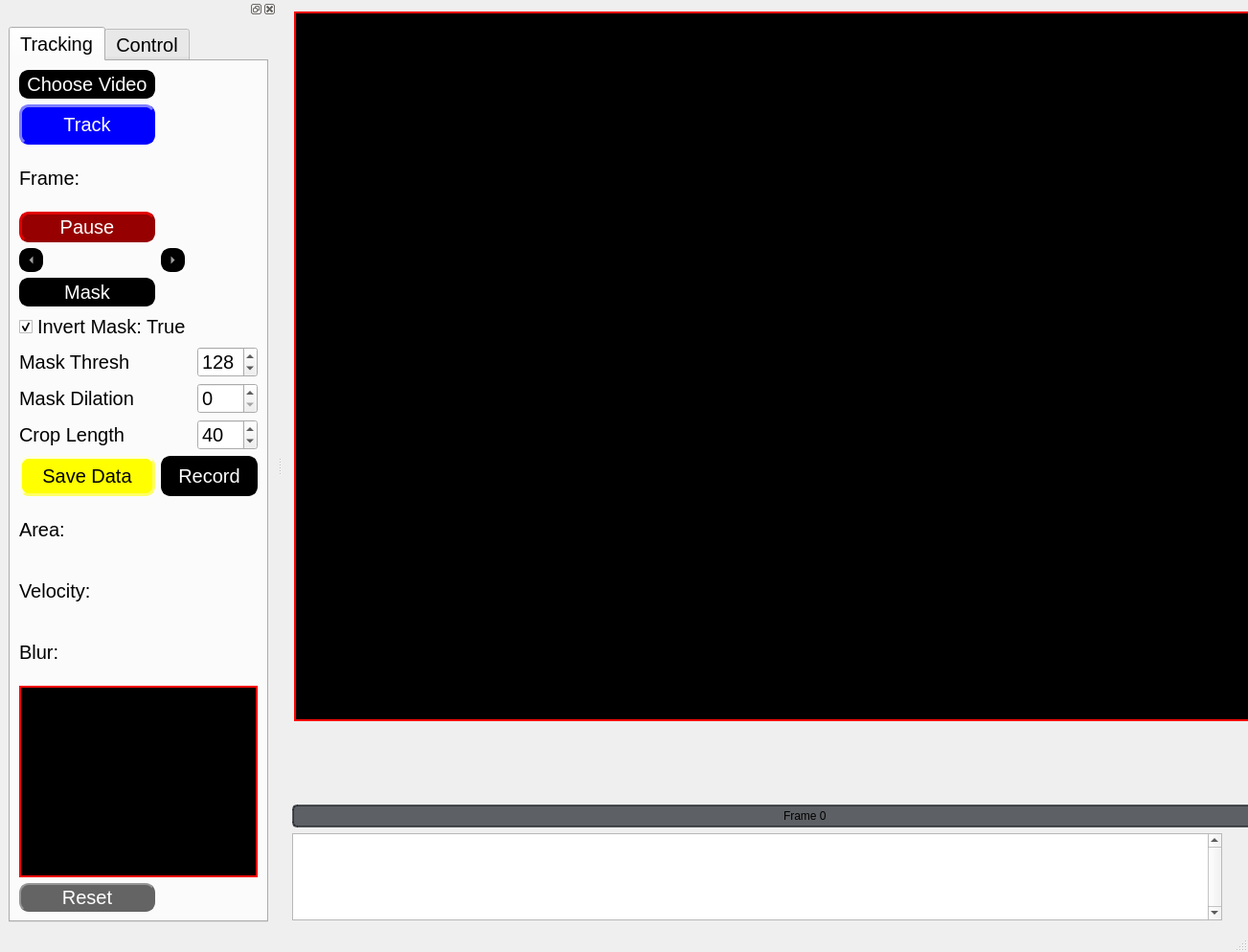
<?xml version="1.0" encoding="UTF-8"?>
<ui version="4.0">
 <class>MainWindow</class>
 <widget class="QMainWindow" name="MainWindow">
  <property name="geometry">
   <rect>
    <x>0</x>
    <y>0</y>
    <width>1303</width>
    <height>994</height>
   </rect>
  </property>
  <property name="font">
   <font>
    <family>Arial</family>
   </font>
  </property>
  <property name="windowTitle">
   <string>MainWindow</string>
  </property>
  <property name="styleSheet">
   <string notr="true">font-family: Arial;</string>
  </property>
  <property name="documentMode">
   <bool>false</bool>
  </property>
  <widget class="QWidget" name="centralwidget">
   <widget class="QProgressBar" name="frameslider">
    <property name="geometry">
     <rect>
      <x>10</x>
      <y>840</y>
      <width>1071</width>
      <height>24</height>
     </rect>
    </property>
    <property name="sizePolicy">
     <sizepolicy hsizetype="Expanding" vsizetype="Expanding">
      <horstretch>0</horstretch>
      <verstretch>0</verstretch>
     </sizepolicy>
    </property>
    <property name="maximumSize">
     <size>
      <width>16777215</width>
      <height>25</height>
     </size>
    </property>
    <property name="styleSheet">
     <string notr="true">    QProgressBar {
        border: 2px solid rgba(33, 37, 43, 180);
        border-radius: 5px;
        text-align: center;
        background-color: rgba(33, 37, 43, 180);
        color: black;
    }
    QProgressBar::chunk {
        background-color: #FFD700;
    }</string>
    </property>
    <property name="minimum">
     <number>0</number>
    </property>
    <property name="maximum">
     <number>100</number>
    </property>
    <property name="value">
     <number>0</number>
    </property>
    <property name="format">
     <string>Frame %v</string>
    </property>
   </widget>
   <widget class="QPlainTextEdit" name="plainTextEdit">
    <property name="geometry">
     <rect>
      <x>10</x>
      <y>870</y>
      <width>971</width>
      <height>91</height>
     </rect>
    </property>
    <property name="maximumSize">
     <size>
      <width>16777215</width>
      <height>100</height>
     </size>
    </property>
    <property name="sizeIncrement">
     <size>
      <width>0</width>
      <height>0</height>
     </size>
    </property>
    <property name="mouseTracking">
     <bool>true</bool>
    </property>
    <property name="verticalScrollBarPolicy">
     <enum>Qt::ScrollBarAlwaysOn</enum>
    </property>
    <property name="sizeAdjustPolicy">
     <enum>QAbstractScrollArea::AdjustToContentsOnFirstShow</enum>
    </property>
    <property name="plainText">
     <string/>
    </property>
    <property name="centerOnScroll">
     <bool>false</bool>
    </property>
   </widget>
   <widget class="QLabel" name="VideoFeedLabel">
    <property name="geometry">
     <rect>
      <x>12</x>
      <y>12</y>
      <width>1371</width>
      <height>741</height>
     </rect>
    </property>
    <property name="sizePolicy">
     <sizepolicy hsizetype="Expanding" vsizetype="Expanding">
      <horstretch>0</horstretch>
      <verstretch>0</verstretch>
     </sizepolicy>
    </property>
    <property name="minimumSize">
     <size>
      <width>0</width>
      <height>0</height>
     </size>
    </property>
    <property name="mouseTracking">
     <bool>true</bool>
    </property>
    <property name="styleSheet">
     <string notr="true">background-color: rgb(0,0,0); border:2px solid rgb(255, 0, 0); </string>
    </property>
    <property name="text">
     <string/>
    </property>
    <property name="scaledContents">
     <bool>false</bool>
    </property>
   </widget>
  </widget>
  <widget class="QStatusBar" name="statusbar"/>
  <widget class="QDockWidget" name="dockWidget">
   <property name="minimumSize">
    <size>
     <width>275</width>
     <height>823</height>
    </size>
   </property>
   <property name="maximumSize">
    <size>
     <width>524287</width>
     <height>1000</height>
    </size>
   </property>
   <property name="floating">
    <bool>false</bool>
   </property>
   <property name="allowedAreas">
    <set>Qt::LeftDockWidgetArea|Qt::RightDockWidgetArea</set>
   </property>
   <attribute name="dockWidgetArea">
    <number>1</number>
   </attribute>
   <widget class="QWidget" name="dockWidgetContents">
    <layout class="QVBoxLayout" name="verticalLayout">
     <item>
      <widget class="QTabWidget" name="tabWidget">
       <property name="sizePolicy">
        <sizepolicy hsizetype="Expanding" vsizetype="Expanding">
         <horstretch>0</horstretch>
         <verstretch>0</verstretch>
        </sizepolicy>
       </property>
       <property name="styleSheet">
        <string notr="true">font-size: 15pt; font: Arial;</string>
       </property>
       <property name="currentIndex">
        <number>0</number>
       </property>
       <widget class="QWidget" name="tracking_tab">
        <attribute name="title">
         <string>Tracking</string>
        </attribute>
        <layout class="QGridLayout" name="gridLayout">
         <item row="0" column="0">
          <widget class="QPushButton" name="choosevideobutton">
           <property name="styleSheet">
            <string notr="true">     QPushButton {
                color: rgb(255, 255, 255);
                background-color: rgb(0, 0, 0);
                border-style: outset;
                border-width: 2px;
                border-radius: 10px;
                border-color: rgb(0, 0, 0);
                min-width: 1em;
                padding: 1px;
            }
            QPushButton:hover {
                background-color: rgb(100, 100, 100);
                color: rgb(255, 255, 255);
                border-color: rgb(100, 100, 100);
            
            
            }</string>
           </property>
           <property name="text">
            <string>Choose Video</string>
           </property>
          </widget>
         </item>
         <item row="1" column="0">
          <widget class="QPushButton" name="trackbutton">
           <property name="cursor">
            <cursorShape>ArrowCursor</cursorShape>
           </property>
           <property name="styleSheet">
            <string notr="true">QPushButton {
                color: rgb(255, 255, 255);
                background-color: rgb(0, 0, 255);
                border-style: outset;
                border-width: 3px;
                border-radius: 10px;
                border-color: rgb(0, 0, 255);
                min-width: 1em;
                padding: 6px;
            }
      
            QPushButton:checked {
                color: rgb(255, 255, 255);
                background-color: rgb(255, 0, 0);
                border-style: inset;
                border-width: 3px;
                border-radius: 10px;
                border-color: rgb(255, 0, 0);
                font: bold 16px;
                min-width: 1em;
               
            }
            QPushButton:hover {
                background-color: rgb(100, 100, 100);
                color: rgb(255, 255, 255);
                border-color: rgb(0, 255, 0);
                padding-left: 5px;
                padding-top: 5px;
            }</string>
           </property>
           <property name="text">
            <string>Track</string>
           </property>
           <property name="checkable">
            <bool>true</bool>
           </property>
          </widget>
         </item>
         <item row="2" column="0">
          <widget class="QLabel" name="framelabel">
           <property name="text">
            <string>Frame: </string>
           </property>
          </widget>
         </item>
         <item row="3" column="0">
          <widget class="QPushButton" name="pausebutton">
           <property name="styleSheet">
            <string notr="true">QPushButton {
                color: rgb(255, 255, 255);
                background-color: rgb(150, 0, 0);
                border-style: outset;
                border-width: 3px;
                border-radius: 10px;
                border-color: rgb(150, 0, 0);
                min-width: 1em;
                padding: 1px;
            }
            QPushButton:checked {
                color: rgb(255, 255, 255);
                background-color: rgb(0, 0, 150);
                border-style: inset;
                border-width: 3px;
                border-radius: 10px;
                border-color: rgb(0, 0, 255);
                font: bold 12px;
                min-width: 1em;
                padding: 1px;
            }
            QPushButton:hover {
                background-color: rgb(100, 100, 100);
                color: rgb(255, 255, 255);
                border-color: rgb(255, 0, 0);
                padding-left: 2px;
                padding-top: 2px;
            }</string>
           </property>
           <property name="text">
            <string>Pause</string>
           </property>
           <property name="checkable">
            <bool>true</bool>
           </property>
          </widget>
         </item>
         <item row="4" column="0">
          <widget class="QToolButton" name="leftbutton">
           <property name="styleSheet">
            <string notr="true">QToolButton {
                color: rgb(255, 255, 255);
                background-color: rgb(0, 0, 0);
                border-style: outset;
                border-width: px;
                border-radius: 10px;
                border: 2px solid rgb(0, 0, 0);
                font: bold 16px;
                min-width: 1em;
                padding: 1px;
            }
            QToolButton:hover {
                background-color: rgb(100, 100, 100);
                color: rgb(255, 255, 255);
                border: 2px solid rgb(0, 255, 0);
            }
            QToolButton:pressed {
                background-color: rgb(100, 100, 100);
                border: 2px solid rgb(255, 0, 0);
                border-style: inset;
                padding-left: 5px;
                padding-top: 5px;
            }</string>
           </property>
           <property name="text">
            <string>...</string>
           </property>
           <property name="autoRepeat">
            <bool>true</bool>
           </property>
           <property name="autoRepeatInterval">
            <number>1</number>
           </property>
           <property name="arrowType">
            <enum>Qt::LeftArrow</enum>
           </property>
          </widget>
         </item>
         <item row="4" column="1">
          <widget class="QToolButton" name="rightbutton">
           <property name="styleSheet">
            <string notr="true">QToolButton {
                color: rgb(255, 255, 255);
                background-color: rgb(0, 0, 0);
                border-style: outset;
                border-width: px;
                border-radius: 10px;
                border: 2px solid rgb(0, 0, 0);
                font: bold 16px;
                min-width: 1em;
                padding: 1px;
            }
            QToolButton:hover {
                background-color: rgb(100, 100, 100);
                color: rgb(255, 255, 255);
                border: 2px solid rgb(0, 255, 0);
            }
            QToolButton:pressed {
                background-color: rgb(100, 100, 100);
                border: 2px solid rgb(255, 0, 0);
                border-style: inset;
                padding-left: 5px;
                padding-top: 5px;
            }</string>
           </property>
           <property name="text">
            <string>...</string>
           </property>
           <property name="autoRepeat">
            <bool>true</bool>
           </property>
           <property name="autoRepeatInterval">
            <number>1</number>
           </property>
           <property name="arrowType">
            <enum>Qt::RightArrow</enum>
           </property>
          </widget>
         </item>
         <item row="5" column="0">
          <widget class="QPushButton" name="maskbutton">
           <property name="styleSheet">
            <string notr="true">QPushButton {
                color: rgb(255, 255, 255);
                background-color: rgb(0, 0, 0);
                border-style: outset;
                border-width: 2px;
                border-radius: 10px;
                border-color: rgb(0, 0, 0);
                min-width: 1em;
                padding: 1px;
            }
            QPushButton:hover {
                background-color: rgb(100, 100, 100);
                color: rgb(255, 255, 255);
                border-style: inset;
			  border-color: rgb(0, 255, 0);
            }</string>
           </property>
           <property name="text">
            <string>Mask</string>
           </property>
           <property name="checkable">
            <bool>true</bool>
           </property>
           <property name="checked">
            <bool>false</bool>
           </property>
          </widget>
         </item>
         <item row="6" column="0" colspan="2">
          <widget class="QCheckBox" name="maskinvert_checkBox">
           <property name="text">
            <string>Invert Mask: True</string>
           </property>
           <property name="checked">
            <bool>true</bool>
           </property>
          </widget>
         </item>
         <item row="7" column="0">
          <widget class="QLabel" name="maskthreshlabel">
           <property name="text">
            <string>Mask Thresh</string>
           </property>
          </widget>
         </item>
         <item row="7" column="2">
          <widget class="QSpinBox" name="maskthreshbox">
           <property name="maximum">
            <number>255</number>
           </property>
           <property name="value">
            <number>128</number>
           </property>
          </widget>
         </item>
         <item row="8" column="0">
          <widget class="QLabel" name="maskdilationlabel">
           <property name="text">
            <string>Mask Dilation</string>
           </property>
          </widget>
         </item>
         <item row="8" column="2">
          <widget class="QSpinBox" name="maskdilationbox">
           <property name="maximum">
            <number>40</number>
           </property>
          </widget>
         </item>
         <item row="9" column="0">
          <widget class="QLabel" name="croplengthlabel">
           <property name="text">
            <string>Crop Length</string>
           </property>
          </widget>
         </item>
         <item row="9" column="2">
          <widget class="QSpinBox" name="croplengthbox">
           <property name="minimum">
            <number>5</number>
           </property>
           <property name="maximum">
            <number>300</number>
           </property>
           <property name="value">
            <number>40</number>
           </property>
           <property name="displayIntegerBase">
            <number>10</number>
           </property>
          </widget>
         </item>
         <item row="10" column="0">
          <widget class="QPushButton" name="savedatabutton">
           <property name="styleSheet">
            <string notr="true">QPushButton {
                color: rgb(0, 0, 0);
                background-color: rgb(255, 255, 0);
                border-style: outset;
                border-width: 3px;
                border-radius: 10px;
                border-color: rgb(255, 255, 100);
                min-width: 1em;
                padding: 6px;
            }
            QPushButton:hover {
                background-color: rgb(255, 255, 200);
                color: rgb(0, 0, 0);
            }
            QPushButton:pressed {
                background-color: red;
                border: 2px solid red;
                padding-left: 5px;
                padding-top: 5px;
                border-style: inset;
                }</string>
           </property>
           <property name="text">
            <string>Save Data</string>
           </property>
           <property name="checkable">
            <bool>true</bool>
           </property>
          </widget>
         </item>
         <item row="10" column="1" colspan="2">
          <widget class="QPushButton" name="recordbutton">
           <property name="styleSheet">
            <string notr="true">QPushButton {
                color: rgb(255, 255, 255);
                background-color: rgb(0, 0, 0);
                border-style: outset;
                border-width: 3px;
                border-radius: 10px;
                border-color: rgb(0, 0, 0);
                min-width: 1em;
                padding: 6px;
            }
      
            QPushButton:checked {
                color: rgb(255, 255, 255);
                background-color: rgb(255, 0, 0);
                border-style: inset;
                border-width: 3px;
                border-radius: 10px;
                border-color: rgb(255, 0, 0);
                font: bold 16px;
                min-width: 1em;
               
            }
            QPushButton:hover {
                background-color: rgb(100, 100, 100);
                color: rgb(255, 255, 255);
                border-color: rgb(100, 100, 100);
                padding-left: 5px;
                padding-top: 5px;
            }</string>
           </property>
           <property name="text">
            <string>Record</string>
           </property>
           <property name="checkable">
            <bool>true</bool>
           </property>
          </widget>
         </item>
         <item row="11" column="0">
          <widget class="QLabel" name="robotarealabel">
           <property name="text">
            <string>Area:</string>
           </property>
          </widget>
         </item>
         <item row="12" column="0">
          <widget class="QLabel" name="robotvelocitylabel">
           <property name="text">
            <string>Velocity:</string>
           </property>
          </widget>
         </item>
         <item row="13" column="0">
          <widget class="QLabel" name="robotblurlabel">
           <property name="text">
            <string>Blur:</string>
           </property>
          </widget>
         </item>
         <item row="14" column="0" colspan="3">
          <widget class="QLabel" name="CroppedVideoFeedLabel">
           <property name="minimumSize">
            <size>
             <width>200</width>
             <height>200</height>
            </size>
           </property>
           <property name="maximumSize">
            <size>
             <width>400</width>
             <height>400</height>
            </size>
           </property>
           <property name="styleSheet">
            <string notr="true">background-color: rgb(0,0,0); border:2px solid rgb(255, 0, 0); </string>
           </property>
           <property name="text">
            <string/>
           </property>
          </widget>
         </item>
         <item row="15" column="0">
          <widget class="QPushButton" name="resetdefaultbutton">
           <property name="font">
            <font>
             <family>Arial</family>
             <pointsize>15</pointsize>
             <italic>false</italic>
             <bold>false</bold>
            </font>
           </property>
           <property name="styleSheet">
            <string notr="true">QPushButton {
                color: rgb(255, 255, 255);
                background-color: rgb(100, 100, 100);
                border-style: outset;
                border-width: 2px;
                border-radius: 10px;
                border-color: rgb(100, 100, 100);
                min-width: 1em;
                padding: 1px;
            }
            QPushButton:hover {
                background-color: rgb(200, 200, 200);
                color: rgb(0, 0, 0);
            }
            QPushButton:pressed {
                background-color: rgb(200, 200, 200);
         
                padding-left: 5px;
                padding-top: 5px;
                border-style: inset;
                }</string>
           </property>
           <property name="text">
            <string>Reset</string>
           </property>
          </widget>
         </item>
        </layout>
       </widget>
       <widget class="QWidget" name="control_tab">
        <attribute name="title">
         <string>Control</string>
        </attribute>
        <layout class="QGridLayout" name="gridLayout_3">
         <item row="0" column="0" colspan="4">
          <widget class="QPushButton" name="controlbutton">
           <property name="styleSheet">
            <string notr="true">QPushButton {
                color: rgb(255, 255, 255);
                background-color: rgb(0, 0, 255);
                border-style: outset;
                border-width: 3px;
                border-radius: 10px;
                border-color: rgb(0, 0, 255);
                min-width: 1em;
                padding: 6px;
            }
      
            QPushButton:checked {
                color: rgb(255, 255, 255);
                background-color: rgb(255, 0, 0);
                border-style: inset;
                border-width: 3px;
                border-radius: 10px;
                border-color: rgb(255, 0, 0);
                font: bold 16px;
                min-width: 1em;
               
            }
            QPushButton:hover {
                background-color: rgb(100, 100, 100);
                color: rgb(255, 255, 255);
                border-color: rgb(0, 255, 0);
                padding-left: 5px;
                padding-top: 5px;
            }</string>
           </property>
           <property name="text">
            <string>Control</string>
           </property>
           <property name="checkable">
            <bool>true</bool>
           </property>
          </widget>
         </item>
         <item row="1" column="0">
          <widget class="QRadioButton" name="rollradio">
           <property name="text">
            <string>Roll</string>
           </property>
           <property name="checked">
            <bool>true</bool>
           </property>
          </widget>
         </item>
         <item row="1" column="1" colspan="2">
          <widget class="QRadioButton" name="swimradio">
           <property name="text">
            <string>Swim</string>
           </property>
          </widget>
         </item>
         <item row="1" column="3">
          <widget class="QRadioButton" name="orientradio">
           <property name="text">
            <string>Orient</string>
           </property>
          </widget>
         </item>
         <item row="2" column="0" colspan="4">
          <widget class="QPushButton" name="joystickbutton">
           <property name="styleSheet">
            <string notr="true">QPushButton {
                color: rgb(255, 255, 255);
                background-color: rgb(255, 0, 255);
                border-style: outset;
                border-width: 3px;
                border-radius: 10px;
                border-color: rgb(255, 0, 255);
                min-width: 1em;
                padding: 6px;
            }
      
            QPushButton:checked {
                color: rgb(255, 255, 255);
                background-color: rgb(200, 0, 200);
                border-style: inset;
                border-width: 3px;
                border-radius: 10px;
                border-color: rgb(200, 0, 200);
                font: bold 16px;
                min-width: 1em;
			  padding-left: 5px;
                padding-top: 5px;
               
            }
            QPushButton:hover {
                background-color: rgb(100, 100, 100);
                color: rgb(255, 255, 255);
                border-color: rgb(100, 100, 100);
                padding-left: 5px;
                padding-top: 5px;
            }</string>
           </property>
           <property name="text">
            <string>Joystick</string>
           </property>
           <property name="checkable">
            <bool>true</bool>
           </property>
          </widget>
         </item>
         <item row="3" column="0" colspan="4">
          <widget class="QLabel" name="acousticfreqlabel">
           <property name="text">
            <string>Acoustic Frequency</string>
           </property>
          </widget>
         </item>
         <item row="4" column="0" colspan="4">
          <widget class="QSpinBox" name="acousticfreq_spinBox">
           <property name="maximum">
            <number>3000000</number>
           </property>
          </widget>
         </item>
         <item row="5" column="0" colspan="3">
          <widget class="QPushButton" name="applyacousticbutton">
           <property name="styleSheet">
            <string notr="true">QPushButton {
                color: rgb(255, 255, 255);
                background-color: rgb(0, 0, 0);
                border-style: outset;
                border-width: 2px;
                border-radius: 10px;
                border-color: rgb(0, 0, 0);
                min-width: 1em;
                padding: 1px;
            }
            QPushButton:hover {
                background-color: rgb(100, 100, 100);
                color: rgb(0, 0, 0);
                border-style: inset;
            }

 		QPushButton:checked {
                color: rgb(255, 255, 255);
                background-color: rgb(255, 0, 0);
                border-style: outset;
                border-width: 2px;
                border-radius: 10px;
                border-color: rgb(200, 0, 0);
                min-width: 1em;
                padding: 1px;
}</string>
           </property>
           <property name="text">
            <string>Apply</string>
           </property>
           <property name="checkable">
            <bool>true</bool>
           </property>
          </widget>
         </item>
         <item row="5" column="3">
          <widget class="QLabel" name="led">
           <property name="styleSheet">
            <string notr="true">
                background-color: rgb(255, 0, 0);
                border-style: outset;
                border-width: 3px;
                border-radius: 12px;
                border-color: rgb(255, 0, 0);
         
                padding: 6px;</string>
           </property>
           <property name="text">
            <string/>
           </property>
          </widget>
         </item>
         <item row="6" column="0">
          <widget class="QLabel" name="memorylabel">
           <property name="text">
            <string>Memory</string>
           </property>
          </widget>
         </item>
         <item row="6" column="3">
          <widget class="QSpinBox" name="memorybox">
           <property name="minimum">
            <number>1</number>
           </property>
           <property name="maximum">
            <number>100</number>
           </property>
           <property name="value">
            <number>15</number>
           </property>
          </widget>
         </item>
         <item row="7" column="0" colspan="3">
          <widget class="QLabel" name="RRTtreesizelabel">
           <property name="text">
            <string>RRT Tree Size</string>
           </property>
          </widget>
         </item>
         <item row="7" column="3">
          <widget class="QSpinBox" name="RRTtreesizebox">
           <property name="minimum">
            <number>1</number>
           </property>
           <property name="maximum">
            <number>100</number>
           </property>
           <property name="value">
            <number>25</number>
           </property>
          </widget>
         </item>
         <item row="8" column="0" colspan="3">
          <widget class="QLabel" name="arrivalthreshlabel">
           <property name="text">
            <string>Arrive Thresh</string>
           </property>
          </widget>
         </item>
         <item row="8" column="3">
          <widget class="QSpinBox" name="arrivalthreshbox">
           <property name="minimum">
            <number>1</number>
           </property>
           <property name="maximum">
            <number>100</number>
           </property>
           <property name="value">
            <number>20</number>
           </property>
          </widget>
         </item>
         <item row="9" column="0" colspan="2">
          <widget class="QLabel" name="rollingfrequencylabel">
           <property name="text">
            <string>Frequency</string>
           </property>
          </widget>
         </item>
         <item row="9" column="3">
          <widget class="QSpinBox" name="rollingfrequencybox">
           <property name="minimum">
            <number>0</number>
           </property>
           <property name="maximum">
            <number>40</number>
           </property>
           <property name="value">
            <number>10</number>
           </property>
          </widget>
         </item>
         <item row="10" column="0" colspan="2">
          <widget class="QDial" name="psidial">
           <property name="styleSheet">
            <string notr="true">QDial
    {
        background-color:QLinearGradient( 
            x1: 0.177, y1: 0.004, x2: 0.831, y2: 0.911, 
            stop: 0 white, 
            stop: 0.061 white, 
            stop: 0.066 lightgray, 
            stop: 0.5 #242424, 
            stop: 0.505 #000000,
            stop: 0.827 #040404,
            stop: 0.966 #292929,
            stop: 0.983 #2e2e2e
        );
    }</string>
           </property>
           <property name="minimum">
            <number>1</number>
           </property>
           <property name="maximum">
            <number>90</number>
           </property>
           <property name="singleStep">
            <number>5</number>
           </property>
           <property name="value">
            <number>90</number>
           </property>
           <property name="notchTarget">
            <double>10.000000000000000</double>
           </property>
           <property name="notchesVisible">
            <bool>true</bool>
           </property>
          </widget>
         </item>
         <item row="10" column="2" colspan="2">
          <widget class="QDial" name="gammadial">
           <property name="font">
            <font>
             <family>Arial</family>
             <pointsize>15</pointsize>
             <italic>false</italic>
             <bold>false</bold>
            </font>
           </property>
           <property name="styleSheet">
            <string notr="true">QDial {
    background-color: qconicalgradient(cx:0.5, cy:0.5, angle:90, stop:0 #1a5276, stop:0.3 #2980b9, stop:0.7 #3498db, stop:1 #1a5276);
    border: 2px solid #1a5276;
    padding: 5px;
}

QDial::handle {
    background-color: qconicalgradient(cx:0.5, cy:0.5, angle:90, stop:0 #f39c12, stop:0.3 #f1c40f, stop:0.7 #f39c12, stop:1 #f1c40f);
    border: 2px solid #e67e22;
    width: 20px;
    height: 20px;
    border-radius: 10px;
    margin: -5px;
}
</string>
           </property>
           <property name="maximum">
            <number>180</number>
           </property>
           <property name="singleStep">
            <number>5</number>
           </property>
           <property name="pageStep">
            <number>10</number>
           </property>
           <property name="value">
            <number>90</number>
           </property>
           <property name="orientation">
            <enum>Qt::Horizontal</enum>
           </property>
           <property name="wrapping">
            <bool>false</bool>
           </property>
           <property name="notchTarget">
            <double>10.000000000000000</double>
           </property>
           <property name="notchesVisible">
            <bool>true</bool>
           </property>
          </widget>
         </item>
         <item row="11" column="0" colspan="2">
          <widget class="QLabel" name="psilabel">
           <property name="text">
            <string>Psi: 90</string>
           </property>
          </widget>
         </item>
         <item row="11" column="2" colspan="2">
          <widget class="QLabel" name="gammalabel">
           <property name="text">
            <string>Gamma: 90</string>
           </property>
          </widget>
         </item>
         <item row="12" column="0" colspan="4">
          <widget class="QLabel" name="magneticfieldsimlabel">
           <property name="minimumSize">
            <size>
             <width>200</width>
             <height>200</height>
            </size>
           </property>
           <property name="styleSheet">
            <string notr="true">background-color: rgb(0,0,0); border:2px solid rgb(255, 0, 0); </string>
           </property>
           <property name="text">
            <string/>
           </property>
          </widget>
         </item>
         <item row="13" column="0" colspan="4">
          <widget class="QPushButton" name="simulationbutton">
           <property name="styleSheet">
            <string notr="true">QPushButton {
                color: rgb(255, 255, 255);
                background-color: rgb(0, 255, 0);
                border-style: outset;
                border-width: 2px;
                border-radius: 10px;
                border-color: rgb(0, 100, 0);
                min-width: 1em;
                padding: 2px;
            }
      
            QPushButton:checked {
                color: rgb(255, 255, 255);
                background-color: rgb(255, 100, 0);
                border-style: inset;
                border-width: 2px;
                border-radius: 10px;
                border-color: rgb(255, 0, 0);
                font: bold 16px;
                min-width: 1em;

               
            }
            QPushButton:hover {
                background-color: rgb(100, 100, 100);
                color: rgb(255, 255, 255);
                border-color: rgb(100, 100, 100);
                padding-left: 5px;
                padding-top: 5px;
            }</string>
           </property>
           <property name="text">
            <string>Simulation On</string>
           </property>
           <property name="checkable">
            <bool>true</bool>
           </property>
          </widget>
         </item>
        </layout>
       </widget>
      </widget>
     </item>
    </layout>
   </widget>
  </widget>
  <action name="actiondock">
   <property name="text">
    <string>dock</string>
   </property>
   <property name="menuRole">
    <enum>QAction::NoRole</enum>
   </property>
  </action>
 </widget>
 <resources/>
 <connections/>
</ui>
